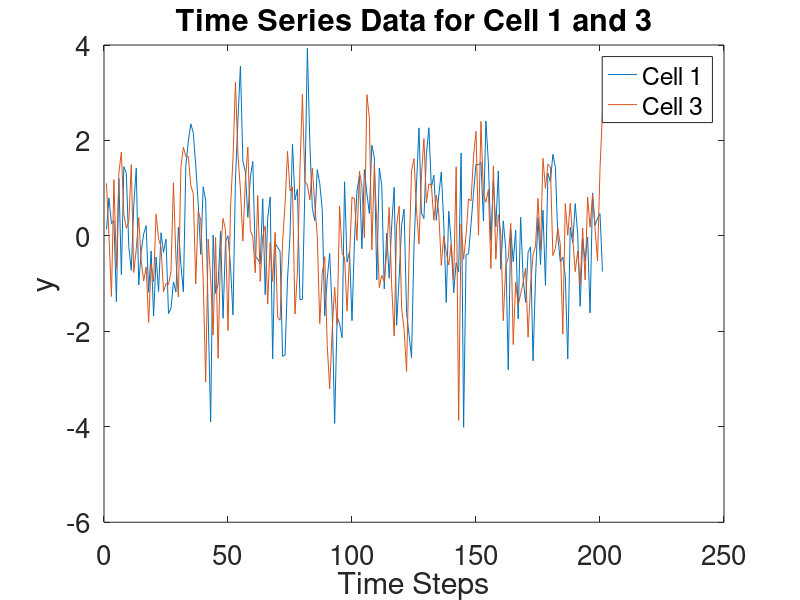

This chart was generated by the following MATLAB code:
NT = 201; % 201 time steps
NCELL = 30; % 30 time series (i.e. biuluminescence data for 30 cells)
Ii = 1; % cell of interest (% in line b of the algorithm, it loops over all values of i. I am just doing this for one).
Jjtarget = 3; % cell to see if it affects cell Ii. (This is constructed so that we can detect a dependence)
time = linspace(0, 200, NT); % set up time
data = zeros(NT,NCELL); % initialize the data matrix
for i = 1 : NCELL,
    % Each time series is a sine curve with a slightly different period
    % near 24 h.
    data(:,i) = sin( time ./ (24+i*0.1)*(2*pi) )';
end;
% Each time series has noise in the signal
data = data + randn( size(data) );
% Cell 1's timeseries is really just a shifted version of the timeseries
% from Cell 3. So we expect Cell 3 to look connected to Cell 1.
data(3:end,Ii) = data(1:end-2,Jjtarget);
data(3:end,Ii) = data(3:end,Ii) + randn(size(data(3:end,Ii)))*0.5;

figure;
plot(data(:,Ii));
hold;
plot(data(:,Jjtarget));
legend('Cell 1', 'Cell 3');
title('Time Series Data for Cell 1 and 3');

% plot(data);
% title('Time Series Data For 30 Cells');

ylabel('y');
xlabel('Time Steps');
set(gca,'fontsize', 20);